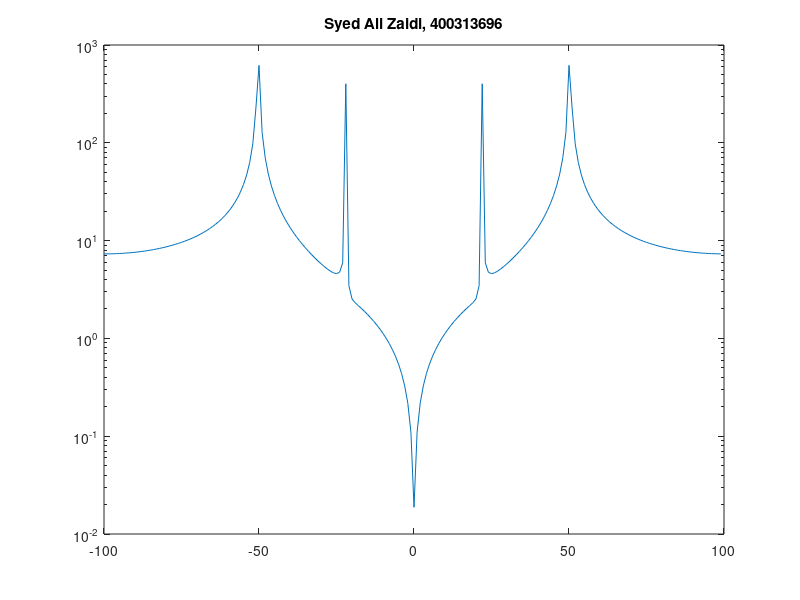

MATLAB code for this plot:
L = 2*pi;
N = 200;
x = L*(0:N-1)/N;
g = 7*sin(16*pi*x) + 4*cos(7*pi*x);
F = fft(g);
abs_F = abs(fftshift(F));
alpha = (0:N-1)-N/2;
semilogy(alpha,abs_F);
title('Syed Ali Zaidi, 400313696');
